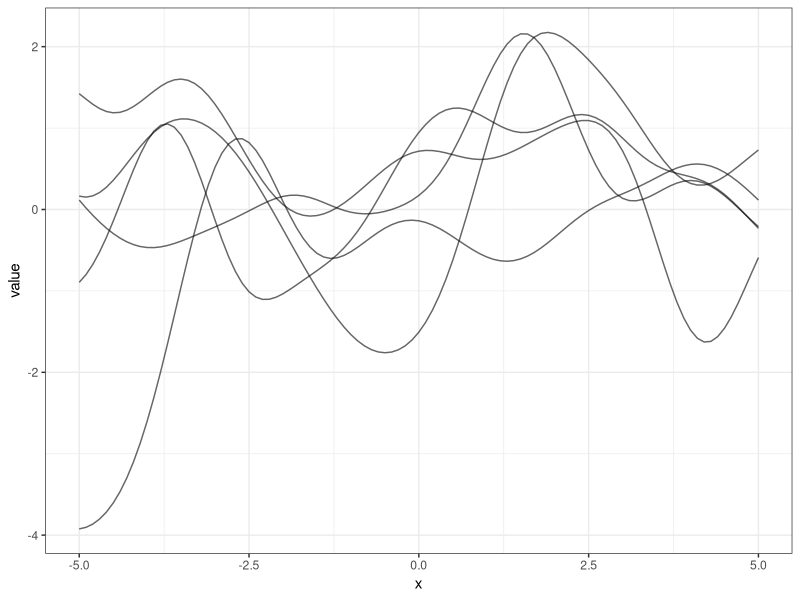
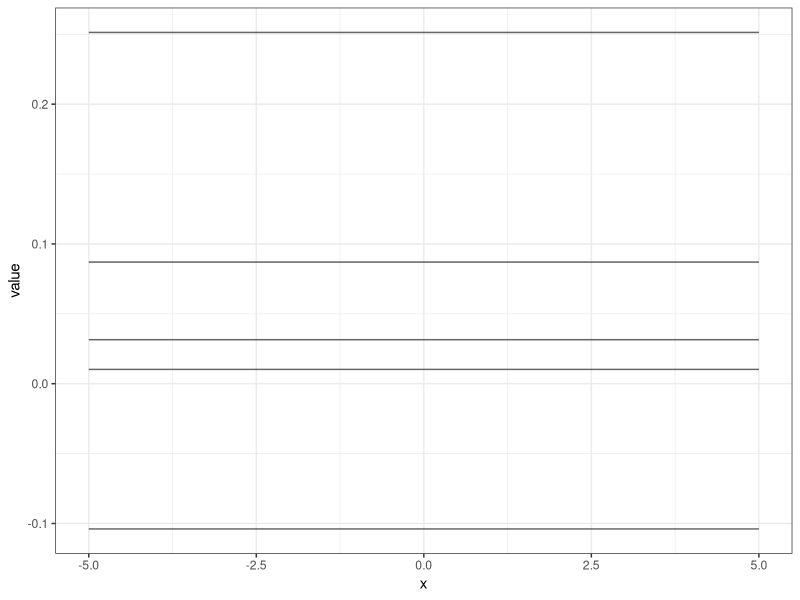
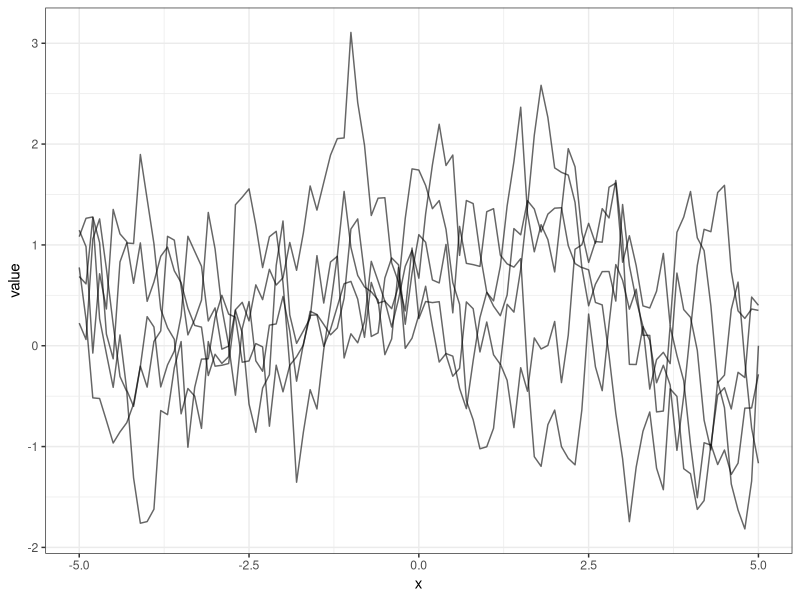
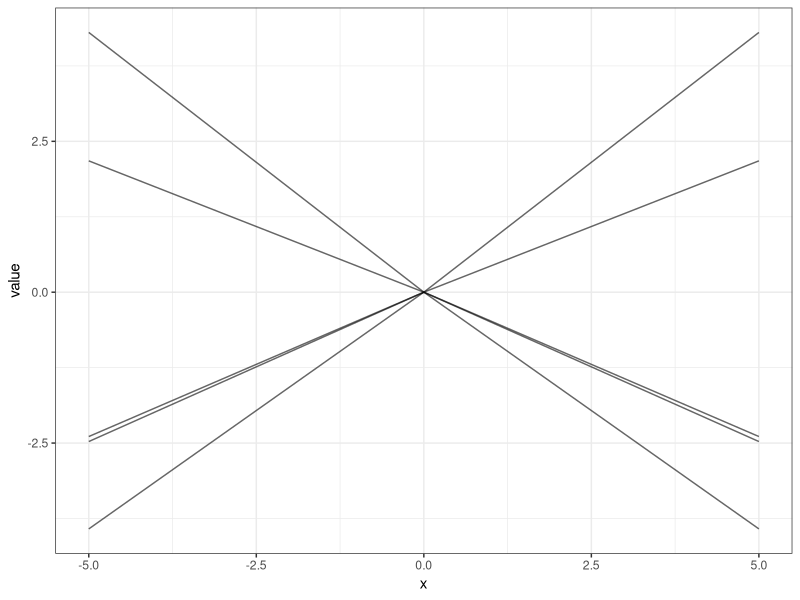
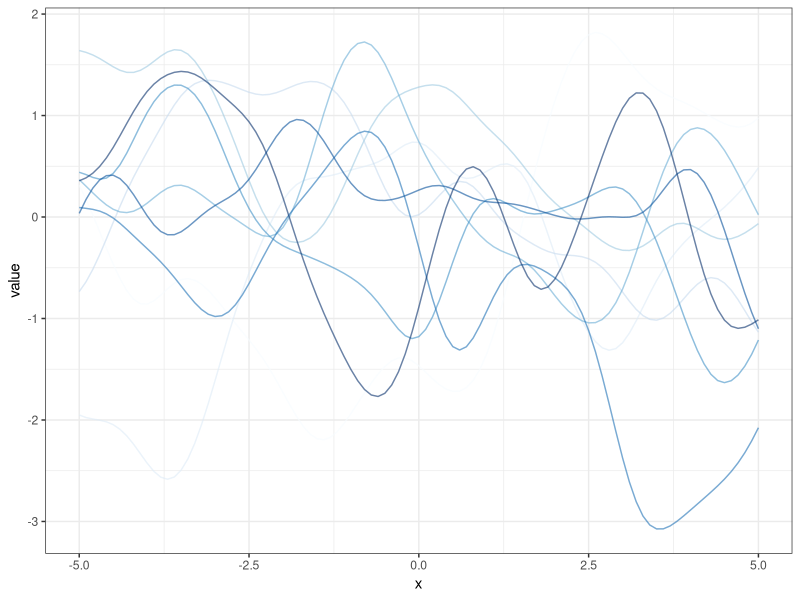
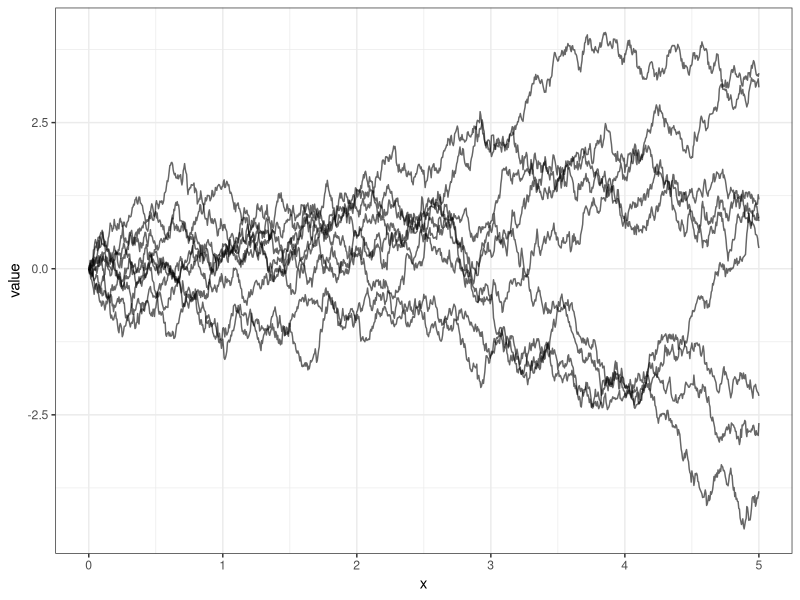
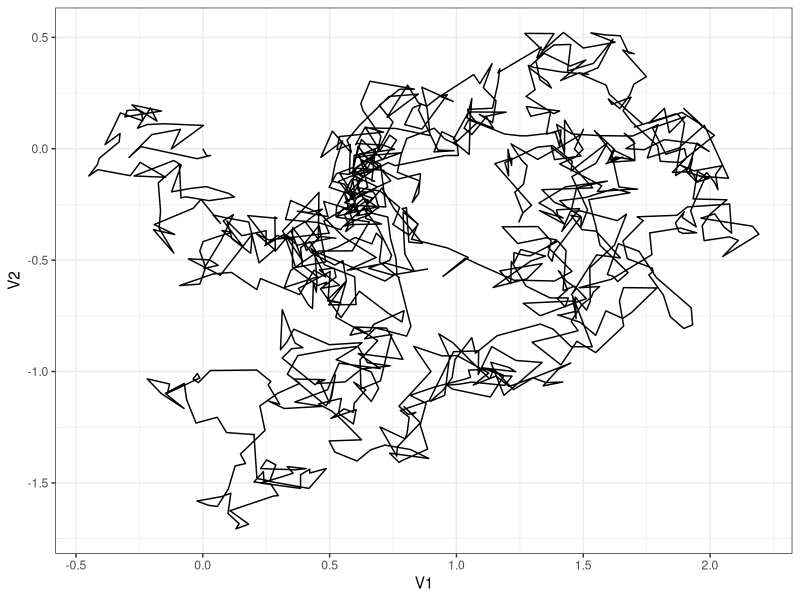
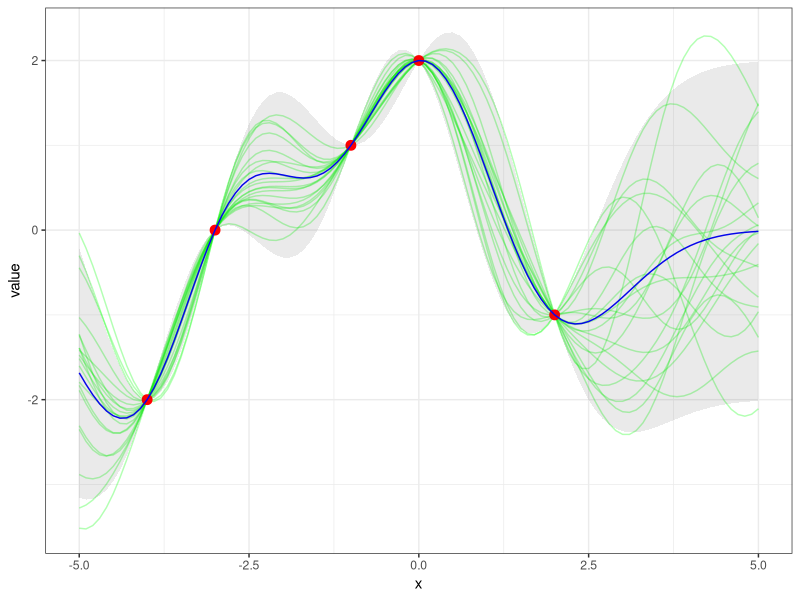

Here is the R script that generated these plots, in order:
## ---- chunk 1
require(MASS)

require(data.table)
require(reshape2)

require(ggplot2)
## ---- chunk 2

squared.exp <- function(x,y,l=1) {
  exp(-0.5* (norm(x-y, type="2")/l)^2)
}

Sigma <- function(x1, x2, cov.fun=squared.exp) {
  n1 <- length(x1)
  n2 <- length(x2)
  S <- matrix(rep(0, n1*n2), nrow=n1)
  for (i in 1:n1) {
    for (j in 1:n2) {
      S[i,j] <- cov.fun(x1[i],x2[j]) }}
  S
}

melted.simulations <- function(x.star, sim.number, ms, S) {
  sims <- cbind(data.table(x=x.star), t(mvrnorm(sim.number, ms, S)))
  melt(sims, id=1)
}

gg.simulations <- function(melted.sims) {
  ggplot() +
      geom_line(data = melted.sims, aes(x=x,y=value,
                    group=factor(variable)), alpha=.6) +
          theme_bw()
}


x.star <- seq(-5,5,0.1)
sim.number <- 5
S <- Sigma(x.star,x.star)
msims <- melted.simulations(x.star, sim.number,
                            rep(0, length(x.star)), S)
gg.simulations(msims)
## ---- chunk 3
sigma0 <- 0.1
cov.fun <- function(x1, x2) {sigma0^2}
S <- Sigma(x.star,x.star, cov.fun)
msims <- melted.simulations(x.star, sim.number,
                            rep(0, length(x.star)), S)
gg.simulations(msims)

## ---- chunk 4

x.star <- seq(-5,5,0.1)
sim.number <- 5

exp.cov <- function(x,y,l=1) {
  exp(-norm(x-y, type="2")/l)
}


S <- abs(Sigma(x.star, x.star, exp.cov))
msims <- melted.simulations(x.star, sim.number,
                            rep(0, length(x.star)), S)
gg.simulations(msims)

## ---- chunk 5
x.star <- seq(-5,5,0.1)
sim.number <- 5

lin.cov <- function(x,y,sigma1=1) {
  (sigma1^2)*x*y
}


S <- abs(Sigma(x.star, x.star, lin.cov))
msims <- melted.simulations(x.star, sim.number,
                            rep(0, length(x.star)), S)
gg.simulations(msims)
## ---- chunk 6
alpha <- 2
l <- 1
rq.cov <- function(x,y,sigma1=1) {
  (1+(norm(x-y, type="2")^2/(2*alpha*l^2)))^(-alpha)
}

sim.number <- 9
S <- abs(Sigma(x.star, x.star, rq.cov))
msims <- melted.simulations(x.star, sim.number,
                            rep(0, length(x.star)), S)
ggplot() +
    geom_line(data = msims, aes(x=x,y=value,
                  colour=factor(variable)), alpha=.6) +
        theme_bw() + scale_color_brewer(palette = "Blues") +
            theme(legend.position="none")

            



## ---- chunk 7
brow <- function(x1,x2) {
  min(x1,x2)
}

x.star <- seq(0, 5, 0.005)
S <- Sigma(x.star, x.star, brow)
ms <- rep(0, length(x.star))
msims <- melted.simulations(x.star, sim.number, ms, S)
gg.simulations(msims)

bm <- data.table(t(mvrnorm(2, rep(0, length(x.star)), S)))
ggplot(bm, aes(V1,V2))+
    geom_path() + theme_bw()
## ---- chunk 8

y.predict <- function(x, y, x.star, cov.fun, sigma=0) {
  K <- Sigma(x,x)
  I <- diag(length(x))
  K.star <- Sigma(x.star, x)
  K.star %*% solve(K+sigma^2*I) %*% y
}

cov.predict <- function(x, y, x.star, cov.fun, sigma=0) {
  K <- Sigma(x,x)
  I <- diag(length(x))
  K.star <- Sigma(x.star, x)
  K.star.star <- Sigma(x.star, x.star)
  K.star.star - K.star %*% solve(K+sigma^2*I) %*% t(K.star)
}

gg.simulations2 <- function(x, y, x.star, cov.fun, sim.number, sigma=0) {
  observations <- data.table(x, y)
  y.star.bar <- y.predict(x, y, x.star, cov.fun, sigma)[,1]
  predictors <- data.table(x=x.star, y=y.star.bar)
  S <- cov.predict(x, y, x.star, cov.fun, sigma)
  ms <- y.star.bar
  msims <- melted.simulations(x.star, sim.number, ms, S)
  d <- abs(diag(S))
  predictors$sigma <- sqrt(d)
  
  ggplot() +
      geom_line(data = msims, aes(x=x, y=value,
                    group=factor(variable)), alpha=.3, colour="green") +
          geom_point(data=observations,
                     aes(x,y), size=3, colour="red")+
              geom_line(data=predictors, aes(x, y), colour='blue') +
                  geom_ribbon(data=predictors,
                              aes(x, ymax=y+2*sigma,
                                  ymin=y-2*sigma), alpha=0.1)+
                      theme_bw()
}                 

x <- c(-4,-3,-1,0,2)
y <- c(-2,0, 1, 2, -1)
x.star <- seq(-5,5,0.1)
sim.number <- 20
cov.fun <- squared.exp;

gg.simulations2(x, y, x.star, cov.fun, sim.number)


## ---- chunk 9
x <- c(0,1)
y <- c(0,0)
x.star <- seq(0,1,0.01)
sim.number <- 20
cov.fun <- brow;
gg.simulations2(x, y, x.star, cov.fun, sim.number)

## ---- chunk 10
x <- c(-4,-3,-1,0,2)
y <- c(-2,0, 1, 2, -1)
x.star <- seq(-5,5,0.1)
sim.number <- 20
cov.fun <- squared.exp;
sigma <- 0.1

gg.simulations2(x, y, x.star, cov.fun, sim.number, sigma) +
    geom_errorbar(data=data.table(x,y),
                  aes(x,y, ymin=y-2*sigma, ymax=y+2*sigma), width=0.2)

